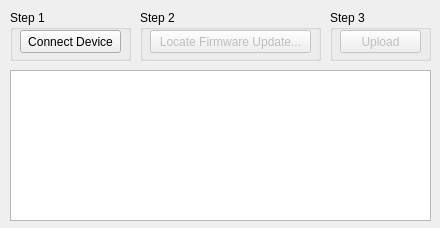
<?xml version="1.0" encoding="UTF-8"?>
<ui version="4.0">
 <class>MainWindow</class>
 <widget class="QMainWindow" name="MainWindow">
  <property name="geometry">
   <rect>
    <x>0</x>
    <y>0</y>
    <width>440</width>
    <height>228</height>
   </rect>
  </property>
  <property name="windowTitle">
   <string>Firmware Updater</string>
  </property>
  <property name="windowIcon">
   <iconset resource="Resources.qrc">
    <normaloff>:/icons/icon.ico</normaloff>:/icons/icon.ico</iconset>
  </property>
  <property name="toolButtonStyle">
   <enum>Qt::ToolButtonIconOnly</enum>
  </property>
  <widget class="QWidget" name="centralWidget">
   <widget class="QGroupBox" name="groupBox">
    <property name="geometry">
     <rect>
      <x>10</x>
      <y>10</y>
      <width>121</width>
      <height>51</height>
     </rect>
    </property>
    <property name="title">
     <string>Step 1</string>
    </property>
    <widget class="QPushButton" name="pushButton">
     <property name="geometry">
      <rect>
       <x>10</x>
       <y>20</y>
       <width>101</width>
       <height>23</height>
      </rect>
     </property>
     <property name="text">
      <string>Connect Device</string>
     </property>
    </widget>
   </widget>
   <widget class="QGroupBox" name="groupBox_2">
    <property name="geometry">
     <rect>
      <x>140</x>
      <y>10</y>
      <width>181</width>
      <height>51</height>
     </rect>
    </property>
    <property name="title">
     <string>Step 2</string>
    </property>
    <widget class="QPushButton" name="pushButton_2">
     <property name="enabled">
      <bool>false</bool>
     </property>
     <property name="geometry">
      <rect>
       <x>10</x>
       <y>20</y>
       <width>161</width>
       <height>23</height>
      </rect>
     </property>
     <property name="text">
      <string>Locate Firmware Update...</string>
     </property>
    </widget>
   </widget>
   <widget class="QGroupBox" name="groupBox_3">
    <property name="geometry">
     <rect>
      <x>330</x>
      <y>10</y>
      <width>101</width>
      <height>51</height>
     </rect>
    </property>
    <property name="title">
     <string>Step 3</string>
    </property>
    <widget class="QPushButton" name="pushButton_3">
     <property name="enabled">
      <bool>false</bool>
     </property>
     <property name="geometry">
      <rect>
       <x>10</x>
       <y>20</y>
       <width>81</width>
       <height>23</height>
      </rect>
     </property>
     <property name="text">
      <string>Upload</string>
     </property>
    </widget>
   </widget>
   <widget class="QListWidget" name="listWidget">
    <property name="geometry">
     <rect>
      <x>10</x>
      <y>70</y>
      <width>421</width>
      <height>151</height>
     </rect>
    </property>
   </widget>
  </widget>
 </widget>
 <layoutdefault spacing="6" margin="11"/>
 <resources>
  <include location="Resources.qrc"/>
 </resources>
 <connections/>
</ui>
